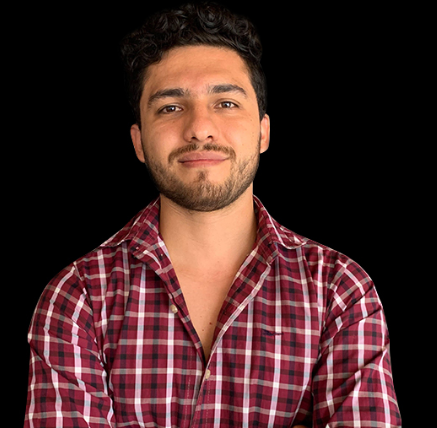
#> input picture input/yo.png, 437 x 428 px
$ jupyter execute 10.kernel.ipynb
#> lines starting #> are read from the running program, lines starting #| are printed output that depends on the picture
[cell 1]
import numpy as np
import matplotlib.pyplot as plt
import scipy.ndimage as nd
from skimage import io, color

[cell 2]
img = io.imread('./input/yo.png')
#> img is the input picture: shape (428, 437, 3); mean R, G, B 70.4, 40.3, 38.8
img_gray = color.rgb2gray(img)
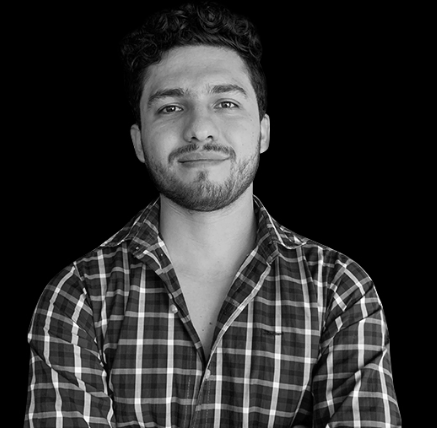
#> img_gray: shape (428, 437) float64; min 0, max 0.999, mean 0.183

[cell 3]
subplot_kw={'xticks': [],
            'yticks': []}

[cell 4]
fig, ax  = plt.subplots(1,2,
                        subplot_kw=subplot_kw)
ax[0].imshow(img)
ax[0].set_title('imagen original')
ax[1].imshow(img_gray, cmap='binary_r')
ax[1].set_title('imagen a escala de grises')
plt.show()
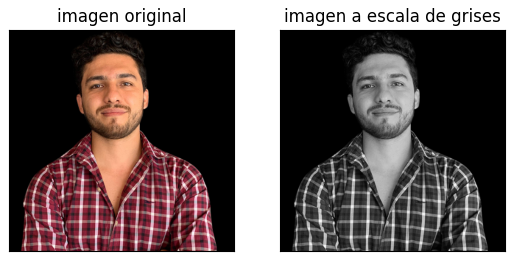
#> figure drawn by matplotlib, 2 panels

[cell 5]
kernel = np.array([[-1,0,1], [-1,0,1], [-1,0,1]])
kernel_2 = kernel.T
kernel, kernel_2

[cell 6]
kernel_3 = np.array([[0.0625,0.125,0.0625],
                     [0.125,0.25,0.125],
                     [0.0625,0.125,0.0625]]) / 2

[cell 7]
img_new = nd.convolve(img_gray, kernel)
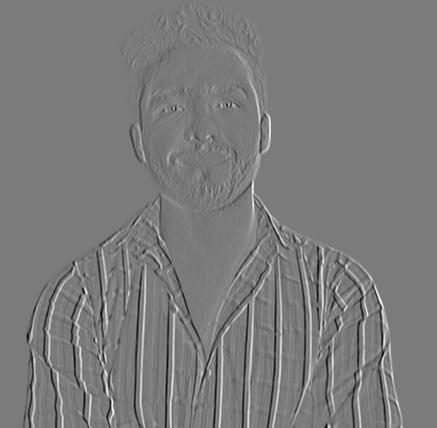
#> img_new: shape (428, 437) float64; min -2.37, max 2.53, mean 1.31e-20; drawn with min black and max white
img_new_2 = nd.convolve(img_gray, kernel_3)
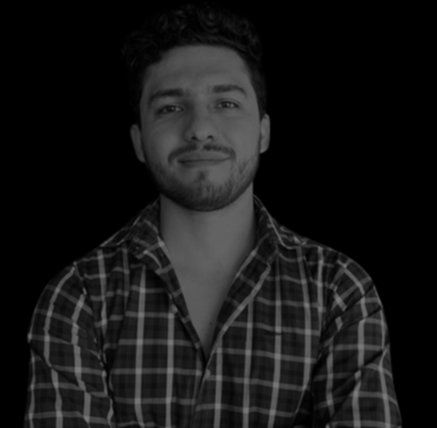
#> img_new_2: shape (428, 437) float64; min 0, max 0.496, mean 0.0913

[cell 8]
fig, axes = plt.subplots(1,3, figsize=(12,6), subplot_kw=subplot_kw)
axes[0].imshow(img_gray, cmap='gray')
axes[1].imshow(img_new, cmap='gray')
axes[2].imshow(img_new_2, cmap='gray')
plt.show()

$ run again, with input/Mara.jpeg saved as input/yo.png
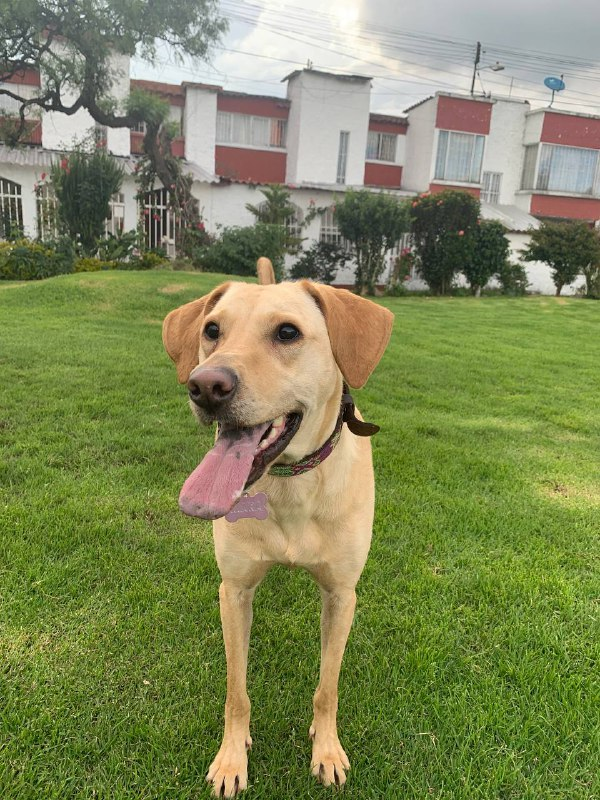
#> input picture input/Mara.jpeg, 600 x 800 px
#> img is the input picture: shape (800, 600, 3); mean R, G, B 127.7, 135.4, 88.4
#> `img_new = nd.convolve(img_gray, kernel)`:
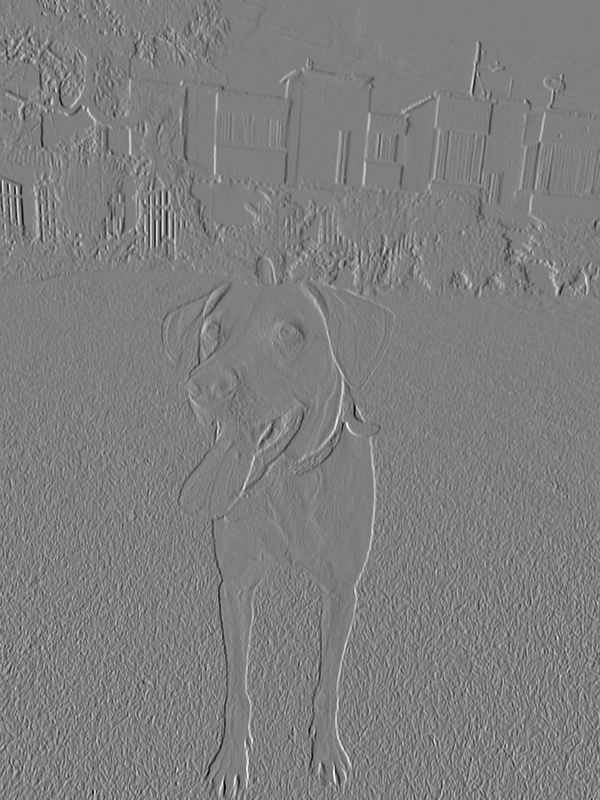
#> img_new: shape (800, 600) float64; min -2.27, max 2.28, mean -0.000912; drawn with min black and max white
#> `img_new_2 = nd.convolve(img_gray, kernel_3)`:
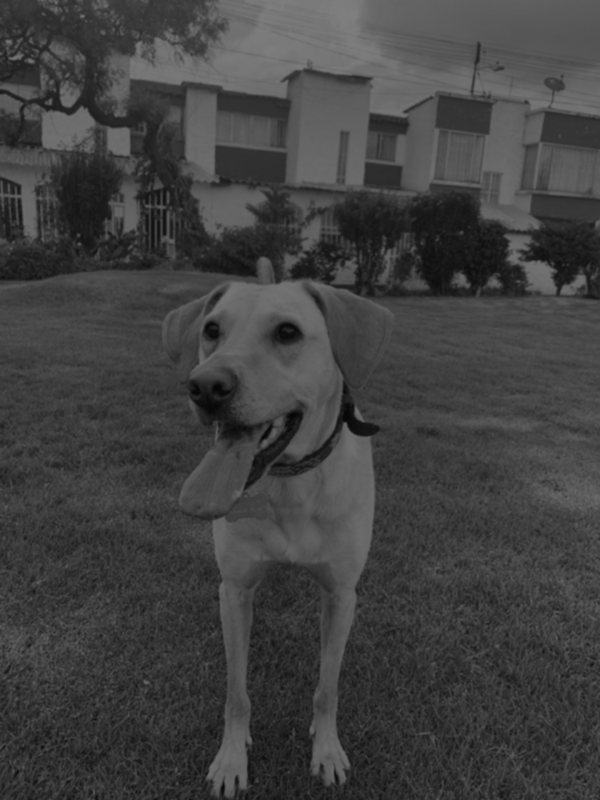
#> img_new_2: shape (800, 600) float64; min 0.0177, max 0.5, mean 0.256
